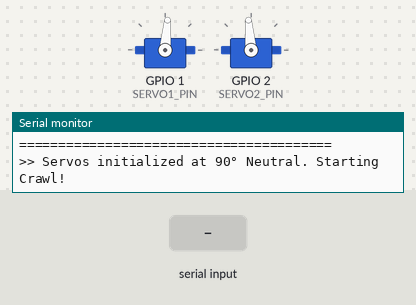
Simulated run of this sketch. Board: ESP32-C3. Parts: 2 × servo, the last lines printed to the serial monitor. The inputs (shaded band) are chosen by the test bench.

Above: at 1.88 s.
2.4 s: "i" received over Serial
At 2.79 s:
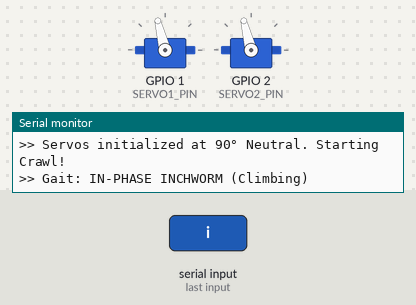
5.4 s: "c" received over Serial
At 5.9 s:
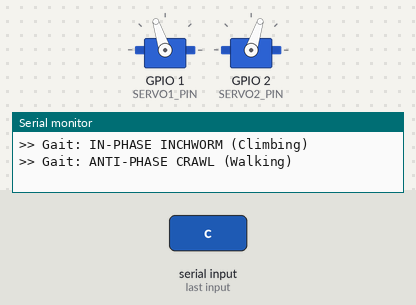
8.4 s: "l" received over Serial
At 9.06 s:
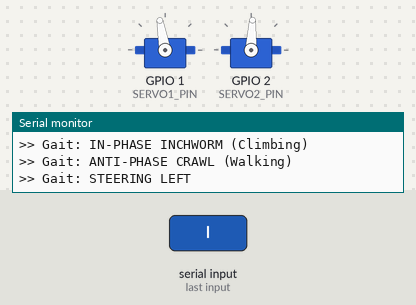
11.4 s: "r" received over Serial
14.4 s: "L" received over Serial
At 14.95 s:
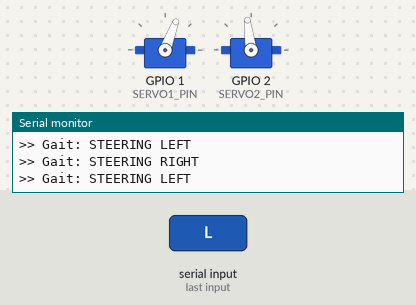
17.4 s: "R" received over Serial
Timing chart, 0 to 30.3 s (numbered marks = the images above; inputs shaded):
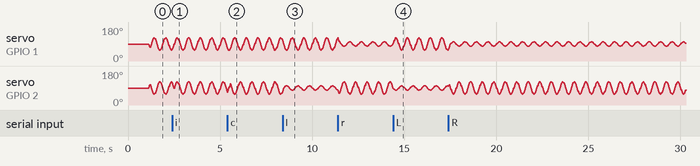

The sketch:

microbot_firmware.ino
```cpp
/**
 * Microbot V1 — Autonomous Crawling Firmware
 * Compatible with Arduino Uno / Nano / ESP32-C3 / RP2040
 *
 * Kinematics:
 * - Pod 1: Drives Left / Upper Arm around central spherical joint
 * - Pod 2: Drives Right / Lower Arm around central spherical joint
 * - Anti-Phase Gait: Alternates pod pitch against ground to walk forward
 * - In-Phase Gait: Synchronous pitch to hop / inchworm climb
 */

#if defined(ESP32)
  #include <ESP32Servo.h>
#else
  #include <Servo.h>
#endif

// --- Pin Configuration ---
#if defined(ESP8266)
  const int SERVO1_PIN = D1;  // GPIO 5 (NodeMCU D1)
  const int SERVO2_PIN = D2;  // GPIO 4 (NodeMCU D2)
#elif defined(ESP32)
  const int SERVO1_PIN = 1;   // GPIO 1 (D1)
  const int SERVO2_PIN = 2;   // GPIO 2 (D2)
#else
  const int SERVO1_PIN = 9;   // Arduino D9
  const int SERVO2_PIN = 10;  // Arduino D10
#endif

Servo servoPod1;
Servo servoPod2;

// --- Kinematic Gait Constants ---
const float NEUTRAL_ANGLE = 90.0;    // Center reference (degrees)
const float MAX_AMPLITUDE = 35.0;    // Pitch amplitude (±35° swing)
float currentAmplitude = 32.0;       // Default crawl stroke
float gaitFrequency = 1.6;           // Speed in Hz (cycles per second)

// State machine
enum GaitMode { STOPPED, ANTI_PHASE_CRAWL, IN_PHASE_CLIMB, TURN_LEFT, TURN_RIGHT };
GaitMode currentGait = ANTI_PHASE_CRAWL;

unsigned long previousMillis = 0;
float phaseTime = 0.0;
float currentPos1 = NEUTRAL_ANGLE;
float currentPos2 = NEUTRAL_ANGLE;
const float SLEW_RATE_LIMIT = 4.5f; // Max degree change per 15ms loop (eliminates brownout spikes)

void setup() {
  Serial.begin(115200);
  delay(500);

  Serial.println(F("========================================"));
  Serial.println(F("      MICROBOT V1 AUTONOMOUS FIRMWARE   "));
  Serial.println(F("========================================"));
  Serial.println(F("Commands via Serial Monitor (115200 baud):"));
  Serial.println(F("  'c' -> Start Anti-Phase Crawl (Walking)"));
  Serial.println(F("  'i' -> Start In-Phase Inchworm (Climbing)"));
  Serial.println(F("  'l' -> Steer Left"));
  Serial.println(F("  'r' -> Steer Right"));
  Serial.println(F("  's' -> Stop / Neutral Pose"));
  Serial.println(F("  '+' -> Speed Up (+0.2 Hz)"));
  Serial.println(F("  '-' -> Slow Down (-0.2 Hz)"));
  Serial.println(F("========================================"));

  // Attach servos
  #if defined(ESP32)
    ESP32PWM::allocateTimer(0);
    ESP32PWM::allocateTimer(1);
    servoPod1.setPeriodHertz(50);
    servoPod2.setPeriodHertz(50);
  #endif

  servoPod1.attach(SERVO1_PIN, 500, 2500);
  servoPod2.attach(SERVO2_PIN, 500, 2500);

  // Home to neutral
  servoPod1.write(NEUTRAL_ANGLE);
  servoPod2.write(NEUTRAL_ANGLE);
  delay(600);

  Serial.println(F(">> Servos initialized at 90° Neutral. Starting Crawl!"));
}

void loop() {
  handleSerialCommands();
  updateGaitMotion();
}

void handleSerialCommands() {
  if (Serial.available() > 0) {
    char cmd = Serial.read();
    switch (cmd) {
      case 'c':
      case 'C':
        currentGait = ANTI_PHASE_CRAWL;
        Serial.println(F(">> Gait: ANTI-PHASE CRAWL (Walking)"));
        break;

      case 'i':
      case 'I':
        currentGait = IN_PHASE_CLIMB;
        Serial.println(F(">> Gait: IN-PHASE INCHWORM (Climbing)"));
        break;

      case 'l':
      case 'L':
        currentGait = TURN_LEFT;
        Serial.println(F(">> Gait: STEERING LEFT"));
        break;

      case 'r':
      case 'R':
        currentGait = TURN_RIGHT;
        Serial.println(F(">> Gait: STEERING RIGHT"));
        break;

      case 's':
      case 'S':
        currentGait = STOPPED;
        servoPod1.write(NEUTRAL_ANGLE);
        servoPod2.write(NEUTRAL_ANGLE);
        Serial.println(F(">> Gait: STOPPED (Holding Neutral)"));
        break;

      case '+':
        gaitFrequency = min(gaitFrequency + 0.2f, 3.5f);
        Serial.print(F(">> Frequency: "));
        Serial.print(gaitFrequency);
        Serial.println(F(" Hz"));
        break;

      case '-':
        gaitFrequency = max(gaitFrequency - 0.2f, 0.5f);
        Serial.print(F(">> Frequency: "));
        Serial.print(gaitFrequency);
        Serial.println(F(" Hz"));
        break;
    }
  }
}

void updateGaitMotion() {
  if (currentGait == STOPPED) return;

  unsigned long currentMillis = millis();
  float deltaTime = (currentMillis - previousMillis) / 1000.0f;
  previousMillis = currentMillis;

  phaseTime += deltaTime * gaitFrequency * 2.0f * PI;
  if (phaseTime > 2.0f * PI) {
    phaseTime -= 2.0f * PI;
  }

  float wave = sin(phaseTime);

  float angle1 = NEUTRAL_ANGLE;
  float angle2 = NEUTRAL_ANGLE;

  switch (currentGait) {
    case ANTI_PHASE_CRAWL:
      // Pod 1 pushes down while Pod 2 lifts up (180° phase offset)
      angle1 = NEUTRAL_ANGLE + wave * currentAmplitude;
      angle2 = NEUTRAL_ANGLE - wave * currentAmplitude;
      break;

    case IN_PHASE_CLIMB:
      // Both pods push synchronously
      angle1 = NEUTRAL_ANGLE + wave * currentAmplitude;
      angle2 = NEUTRAL_ANGLE + wave * currentAmplitude;
      break;

    case TURN_LEFT:
      // Pod 1 does large stroke, Pod 2 does small stroke
      angle1 = NEUTRAL_ANGLE + wave * currentAmplitude;
      angle2 = NEUTRAL_ANGLE - wave * (currentAmplitude * 0.35f);
      break;

    case TURN_RIGHT:
      // Pod 2 does large stroke, Pod 1 does small stroke
      angle1 = NEUTRAL_ANGLE + wave * (currentAmplitude * 0.35f);
      angle2 = NEUTRAL_ANGLE - wave * currentAmplitude;
      break;

    default:
      break;
  }

  // Constrain to mechanical limits (±38° max)
  float target1 = constrain(angle1, NEUTRAL_ANGLE - MAX_AMPLITUDE, NEUTRAL_ANGLE + MAX_AMPLITUDE);
  float target2 = constrain(angle2, NEUTRAL_ANGLE - MAX_AMPLITUDE, NEUTRAL_ANGLE + MAX_AMPLITUDE);

  // Soft-start slew rate filter (prevents abrupt acceleration & battery voltage sag)
  currentPos1 += constrain(target1 - currentPos1, -SLEW_RATE_LIMIT, SLEW_RATE_LIMIT);
  currentPos2 += constrain(target2 - currentPos2, -SLEW_RATE_LIMIT, SLEW_RATE_LIMIT);

  servoPod1.write((int)round(currentPos1));
  servoPod2.write((int)round(currentPos2));

  // 15ms update period (~66Hz smooth loop)
  delay(15);
}
```
